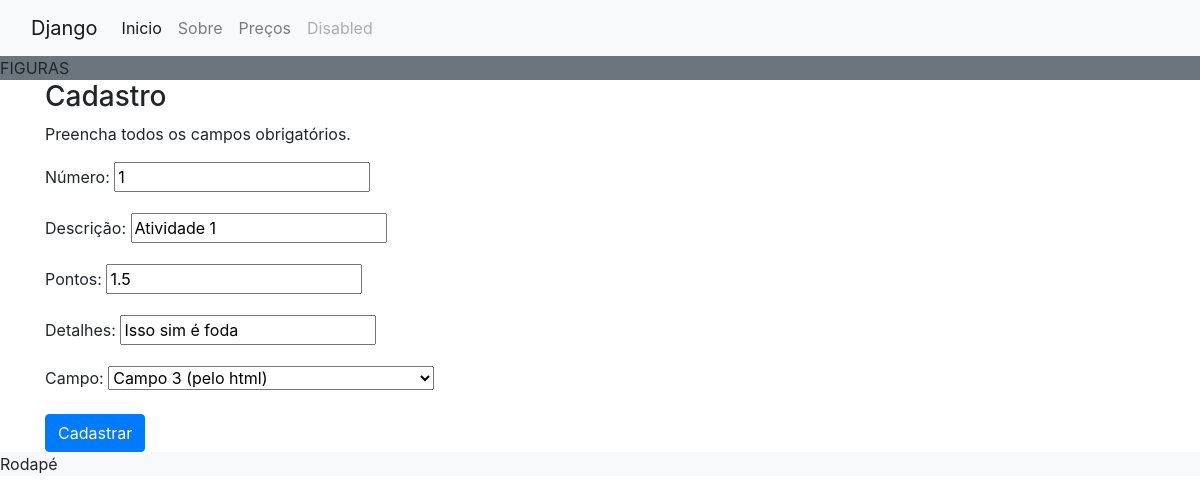
Before: /editar/atividade/1/ with the older database file.
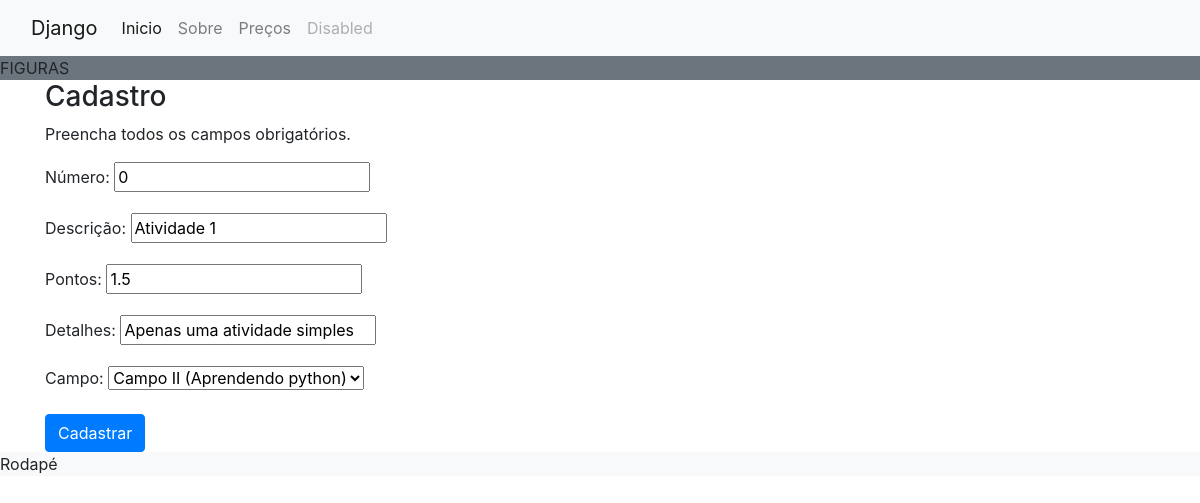
After: the same page with the newer database file.
### cadastros/models.py (models this page shows, shortened)
class Atividade(models.Model):
    numero = models.IntegerField(verbose_name='Número')
    descricao = models.CharField(verbose_name='Descrição', max_length=150)
    pontos = models.DecimalField(decimal_places=1, max_digits=4)
    detalhes = models.CharField(max_length=100)
    campo = models.ForeignKey(Campo, on_delete=models.PROTECT)

class Campo(models.Model):
    nome = models.CharField(max_length=50)
    descricao = models.CharField(max_length=150, verbose_name='Descrição')
    def __str__(self):
        return "{} ({})".format(self.nome, self.descricao)

### cadastros/views.py (the view)
# urls.py: path('editar/atividade/<int:pk>/',AtividadeUpdate.as_view(), name='editar-atividade'),
class AtividadeUpdate(UpdateView):
    model = Atividade
    fields = ['numero','descricao', 'pontos','detalhes', 'campo']
    template_name = 'cadastros/form.html'
    success_url = reverse_lazy('listar-atividades')

### cadastros/templates/cadastros/form.html (shortened to what this page needs)
{% extends 'modelo.html' %}
{% load static %}
{% block conteudo %}
    <h3>Cadastro</h3>
    <p class="load">
        Preencha todos os campos obrigatórios.
    </p>
    <form action="" method='POST'>
        {{form.as_p}}
        <button type='submit' class='btn btn-primary'>Cadastrar</button>
    </form>
{% endblock conteudo %}

Changed rows visible on the page:
changed Atividade "Atividade 1": numero "1" → "0"; detalhes "Isso sim é foda" → "Apenas uma atividade simples"; campo "Campo 3 (pelo html)" → "Campo II (Aprendendo python)"
